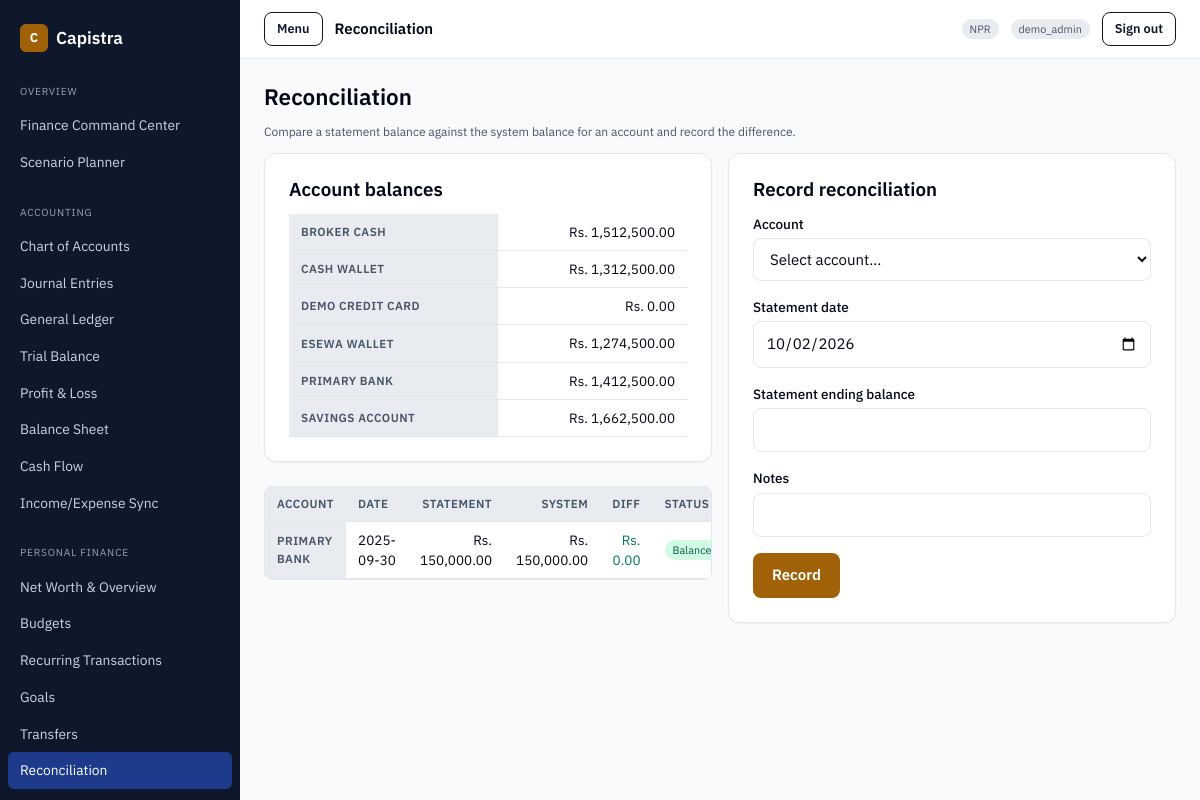
The page /admin/finance/reconcile.php (signed in) on the database its author committed.
### tables this page shows
CREATE TABLE `financial_accounts` (
  `id` int(11) NOT NULL AUTO_INCREMENT,
  `name` varchar(150) NOT NULL,
  `type` enum('cash','bank','e_wallet','broker','credit_card','loan','other') NOT NULL DEFAULT 'cash',
  `institution` varchar(150) DEFAULT NULL,
  `currency` char(3) NOT NULL DEFAULT 'NPR',
  `opening_balance` decimal(18,2) NOT NULL DEFAULT 0,
  `masked_reference` varchar(60) DEFAULT NULL COMMENT 'masked only, e.g. ****1234',
  `ledger_account_id` int(11) DEFAULT NULL,
  `is_active` tinyint(1) NOT NULL DEFAULT 1,
  `notes` text DEFAULT NULL,
  `created_at` timestamp NOT NULL DEFAULT current_timestamp(),
  `updated_at` timestamp NOT NULL DEFAULT current_timestamp() ON UPDATE current_timestamp(),
  PRIMARY KEY (`id`),
  UNIQUE KEY `uq_financial_account_name` (`name`),
  KEY `idx_financial_account_type` (`type`),
  CONSTRAINT `fk_financial_account_ledger` FOREIGN KEY (`ledger_account_id`)
    REFERENCES `accounts` (`id`) ON DELETE SET NULL
);

CREATE TABLE `reconciliations` (
  `id` int(11) NOT NULL AUTO_INCREMENT,
  `financial_account_id` int(11) NOT NULL,
  `statement_date` date NOT NULL,
  `statement_balance` decimal(18,2) NOT NULL DEFAULT 0,
  `system_balance` decimal(18,2) NOT NULL DEFAULT 0,
  `difference` decimal(18,2) NOT NULL DEFAULT 0,
  `status` enum('balanced','discrepancy') NOT NULL DEFAULT 'discrepancy',
  `notes` varchar(255) DEFAULT NULL,
  `created_at` timestamp NOT NULL DEFAULT current_timestamp(),
  PRIMARY KEY (`id`),
  UNIQUE KEY `uq_reconciliation` (`financial_account_id`, `statement_date`),
  CONSTRAINT `fk_reconciliation_account` FOREIGN KEY (`financial_account_id`)
    REFERENCES `financial_accounts` (`id`) ON DELETE CASCADE
);

### admin/finance/reconcile.php (the view, shortened to what the rows shown need)
<?php
capistra_guard_module('reconciliation');
$accounts = capistra_financial_accounts(true);
$rows = capistra_reconciliations();
$balances = [];
foreach ($accounts as $a) {
    $balances[(int) $a['id']] = capistra_financial_account_balance((int) $a['id']);
}
capistra_layout_header('Reconciliation', 'reconcile.php', '../../');
?>
<h1>Reconciliation</h1>
<div class="grid grid--2">
  <div>
    <div class="card">
      <h2>Account balances</h2>
      <table class="data">
        <tbody>
        <?php foreach ($accounts as $a): ?>
          <tr><th scope="row"><?= e((string) $a['name']) ?></th><td class="num"><?= $balances[(int) $a['id']] === null ? '—' : e(capistra_money((float) $balances[(int) $a['id']])) ?></td></tr>
        <?php endforeach; ?>
        </tbody>
      </table>
    </div>
    <div class="table-wrap" style="margin-top:var(--space-2xl)">
      <table class="data">
        <thead><tr><th scope="col">Account</th><th scope="col">Date</th><th scope="col" class="num">Statement</th><th scope="col" class="num">System</th><th scope="col" class="num">Diff</th><th scope="col">Status</th></tr></thead>
        <tbody>
        <?php foreach ($rows as $r): ?>
          <tr>
            <th scope="row"><?= e((string) $r['account_name']) ?></th>
            <td><?= e((string) $r['statement_date']) ?></td>
            <td class="num"><?= e(capistra_money((float) $r['statement_balance'])) ?></td>
            <td class="num"><?= e(capistra_money((float) $r['system_balance'])) ?></td>
            <td class="num"><?= capistra_amount((float) $r['difference']) ?></td>
            <td><?= $r['status'] === 'balanced' ? '<span class="badge badge--pos">Balanced</span>' : '<span class="badge badge--neg">Discrepancy</span>' ?></td>
          </tr>
        <?php endforeach; ?>
        </tbody>
      </table>
    </div>
  </div>
  <div class="card">
    <h2>Record reconciliation</h2>
  </div>
</div>
<?php capistra_layout_footer(); ?>

### accounting/lib/layout.php (shortened to what the rows shown need)
<?php
if (!function_exists('capistra_url')) {
    function capistra_url(string $path = ''): string
    {
        $base = defined('APP_URL') ? rtrim((string) APP_URL, '/') : '';
        return $base . '/' . ltrim($path, '/');
    }
}
if (!function_exists('capistra_layout_header')) {
    function capistra_layout_header(string $title, string $active, string $base = '..'): void
    {
        ?><!DOCTYPE html>
<html lang="en">
<head>
<link rel="stylesheet" href="<?= e(capistra_url('assets/css/capistra.css')) ?>">
</head>
<body>
<div class="app-shell">
  <div class="main">
    <main class="content" id="main-content">
<?php
    }
}
if (!function_exists('capistra_layout_footer')) {
    function capistra_layout_footer(): void
    {
        ?>
    </main>
  </div>
</div>
</body>
</html><?php
    }
}
if (!function_exists('capistra_amount')) {
    function capistra_amount(float $value, bool $colour = true): string
    {
        $formatted = capistra_currency(abs($value));
        return '<span class="amount ' . ($colour ? 'amount--pos' : '') . '">' . e($formatted) . '</span>';
    }
}

### rows shown on the page
financial_accounts: name "BROKER CASH", id "Rs. 1,512,500.00"
financial_accounts: name "CASH WALLET", id "Rs. 1,312,500.00"
financial_accounts: name "DEMO CREDIT CARD", id "Rs. 0.00"
financial_accounts: name "ESEWA WALLET", id "Rs. 1,274,500.00"
financial_accounts: name "PRIMARY BANK", id "Rs. 1,412,500.00"
financial_accounts: name "SAVINGS ACCOUNT", id "Rs. 1,662,500.00"
reconciliations: financial_account.name "PRIMARY BANK", statement_date "2025-09-30", statement_balance "Rs. 150,000.00", system_balance "Rs. 150,000.00", status "Balanced"

### other values the page prints
capistra_setting('display_name', APP_NAME) "Capistra"
$group "OVERVIEW"
$label "Finance Command Center"
$label "Scenario Planner"
$group "ACCOUNTING"
$label "Chart of Accounts"
$label "Journal Entries"
$label "General Ledger"
$label "Trial Balance"
$label "Profit & Loss"
$label "Balance Sheet"
$label "Cash Flow"
$label "Income/Expense Sync"
$group "PERSONAL FINANCE"
$label "Net Worth & Overview"
